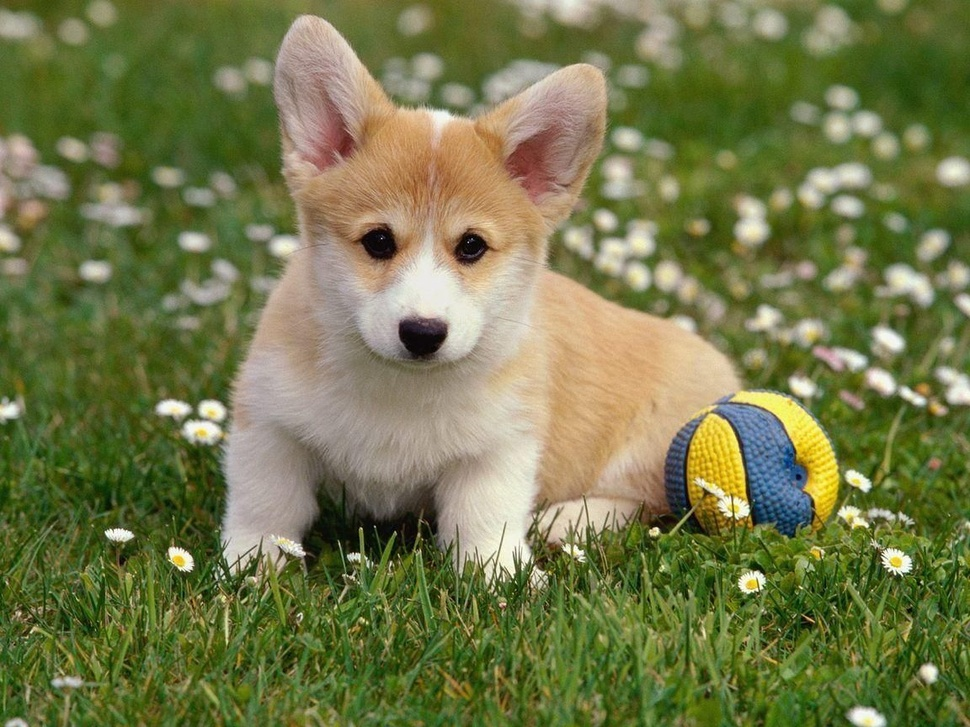
#> input picture cho.jpg, 970 x 727 px, shrunk from 1152 x 864 before the run, found by its file name
$ python w2-2.py
#> lines starting #> are read from the running program, lines starting #| are printed output that depends on the picture; after the words box and inside, x2 and y2 are one past the last pixel; in counts of white or black regions, pixels touching at a corner belong together
import cv2
import numpy as np
img = cv2.imread('cho.jpg')
#> img is the input picture: shape (727, 970, 3); mean B, G, R 74.1, 120.5, 116

#chuyển màu ảnh sang mau bac

imGray = cv2.cvtColor(img,cv2.COLOR_BGR2GRAY)
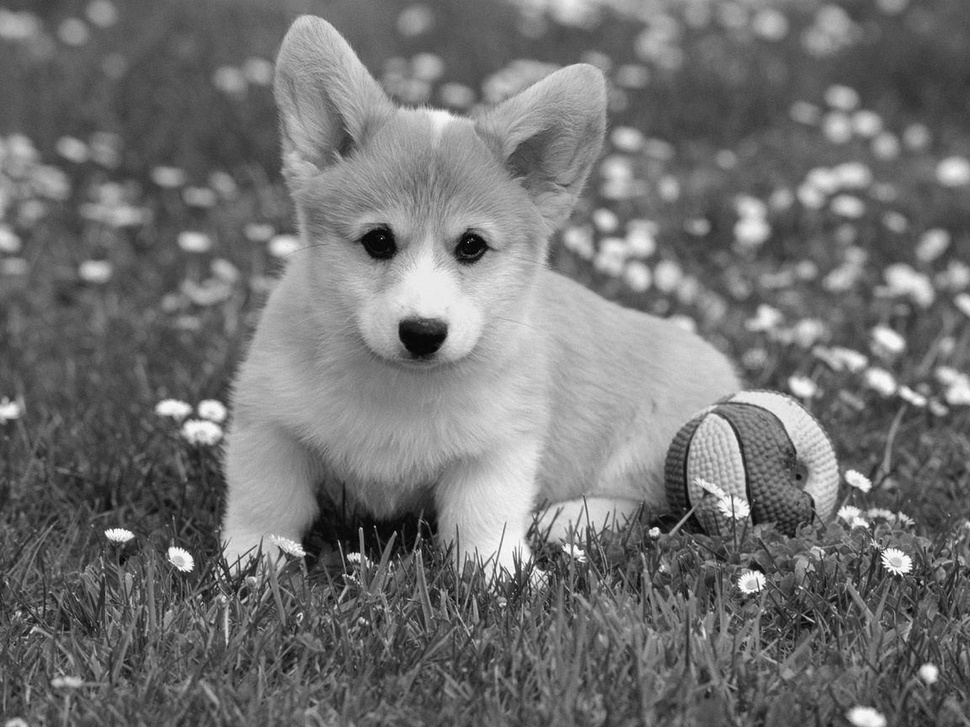
#> imGray: shape (727, 970); min 1, max 254, mean 113.9

#có chức năng làm mờ ảnh (imgBlur = cv2.GaussianBlur(src, ksize, sigmaX[, dst[, sigmaY[, borderType]]]))
imgBlur = cv2.GaussianBlur(img,(37,37),0)
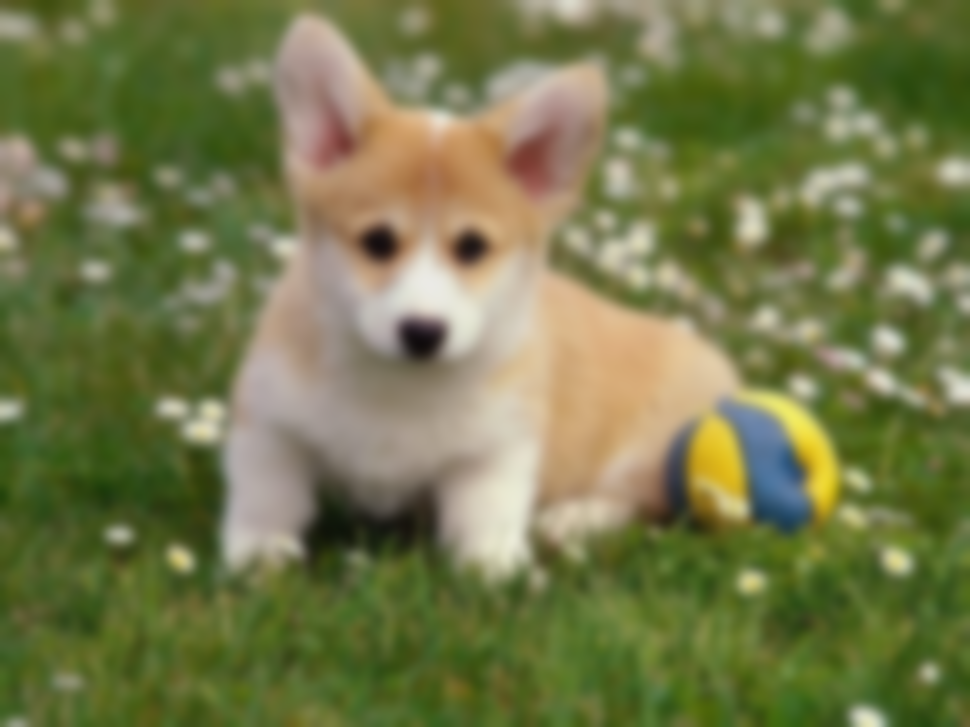
#> imgBlur: shape (727, 970, 3); mean B, G, R 74.1, 120.5, 116

#setting threshold values
#Hàm cv2.Canny() trong OpenCV được sử dụng để phát hiện cạnh trong hình ảnh.
#Cạnh là những vùng trong hình ảnh có sự thay đổi đột ngột của màu sắc hoặc độ sáng, thường được coi là ranh giới giữa các đối tượng trong hình ảnh.
t_lower = 120
t_higher = 300
edge = cv2.Canny(imGray,t_lower,t_higher)
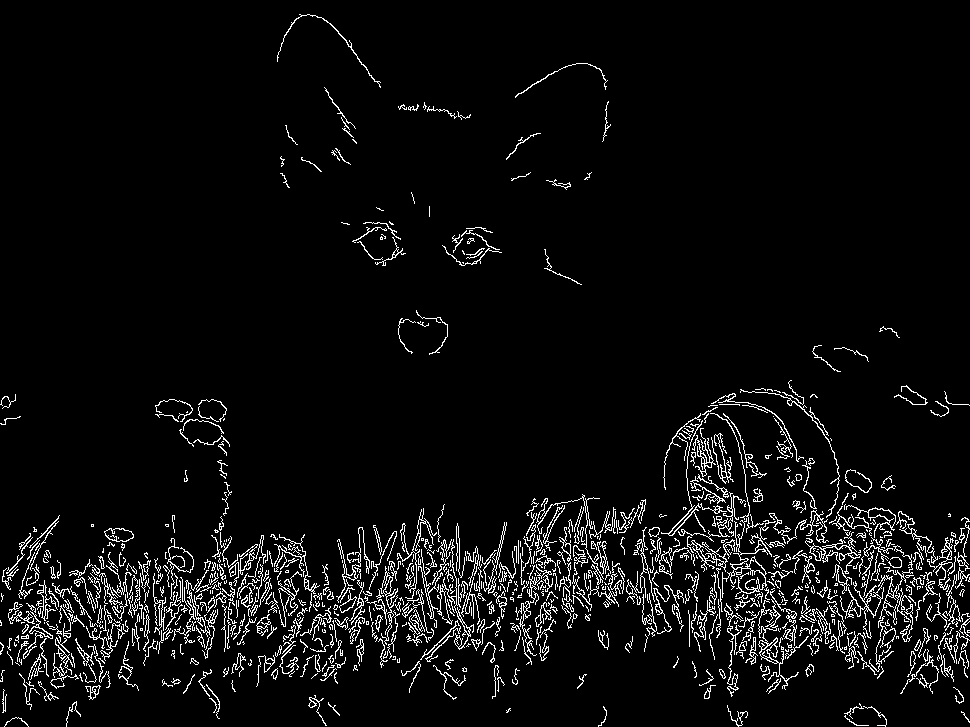
#> edge: shape (727, 970); 5.2% white in thin lines or dots
kernel = np.ones((5,5),np.uint8)
# kernel = np.array([[1, 1, 1, 1, 1],
#                    [1, 2, 2, 2, 1],
#                    [1, 2, 5, 2, 1],
#                    [1, 2, 2, 2, 1],
#                    [1, 1, 1, 1, 1]], np.uint8)

dilated_img = cv2.dilate(edge, kernel, iterations=1)
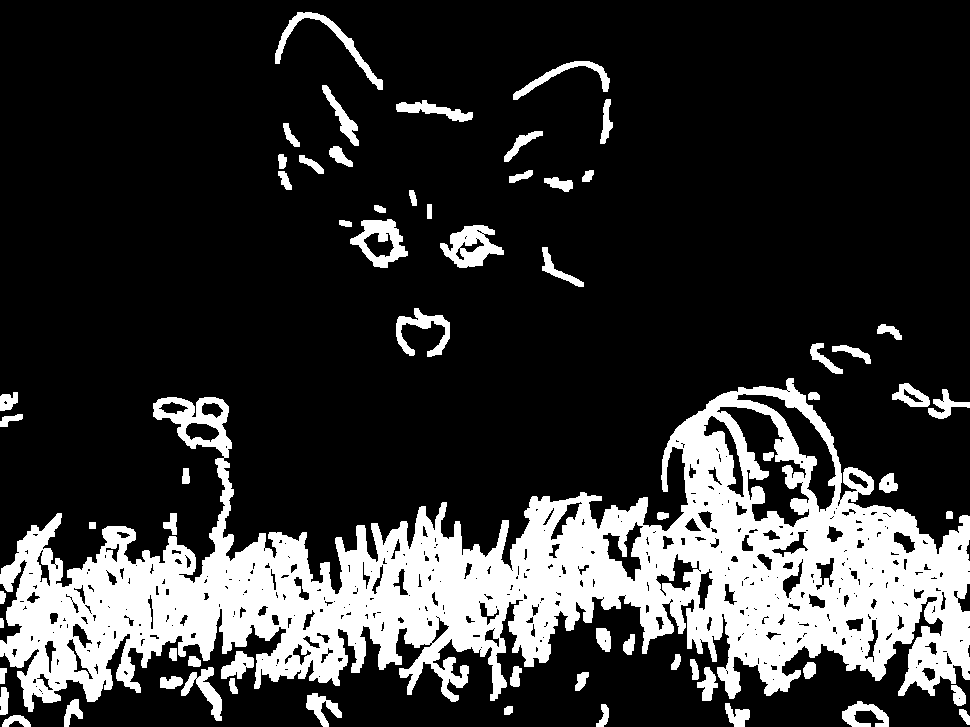
#> dilated_img: shape (727, 970); 20.8% white; 65 white regions, largest, box (x1, y1, x2, y2) and area: (0, 378, 970, 712) 127218, (440, 225, 504, 268) 1478, (350, 219, 408, 268) 1328
erode = cv2.erode(dilated_img,kernel,iterations=1)
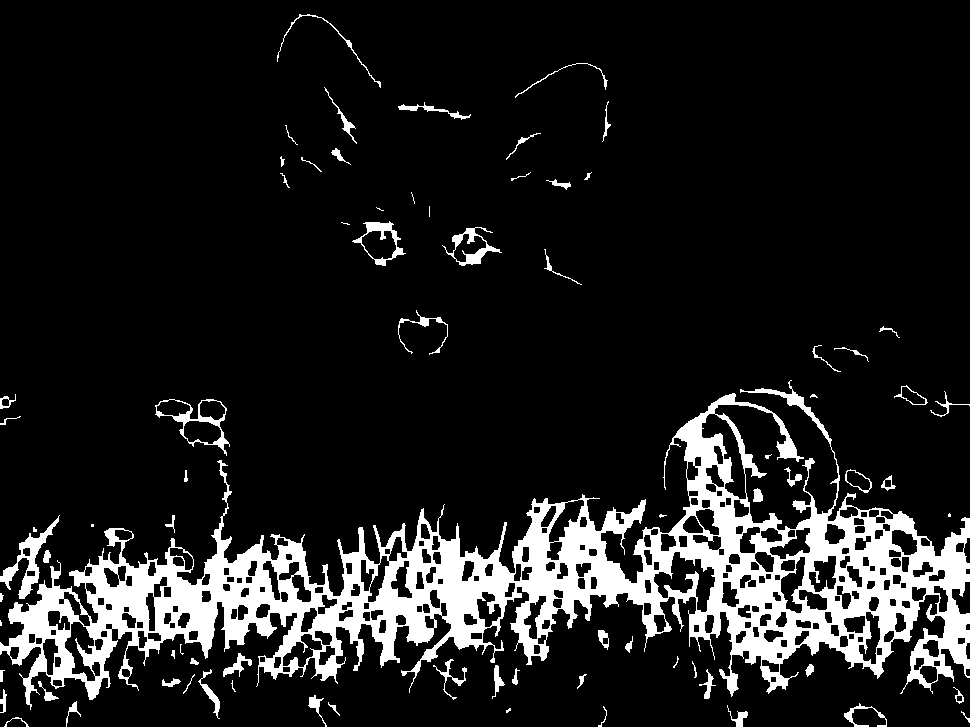
#> erode: shape (727, 970); 12.3% white; 78 white regions (15 under 20 px), largest, box (x1, y1, x2, y2) and area: (0, 380, 970, 710) 77754, (0, 515, 60, 599) 1134, (155, 399, 230, 456) 745
print(dilated_img)
#> (printed output is left out)
cv2.imshow("original_output", edge)
# cv2.imshow("Gray_ouput", imGray)
# cv2.imshow("ouput1", imgBlur)
cv2.imshow("output2", erode)
cv2.waitKey(0)
